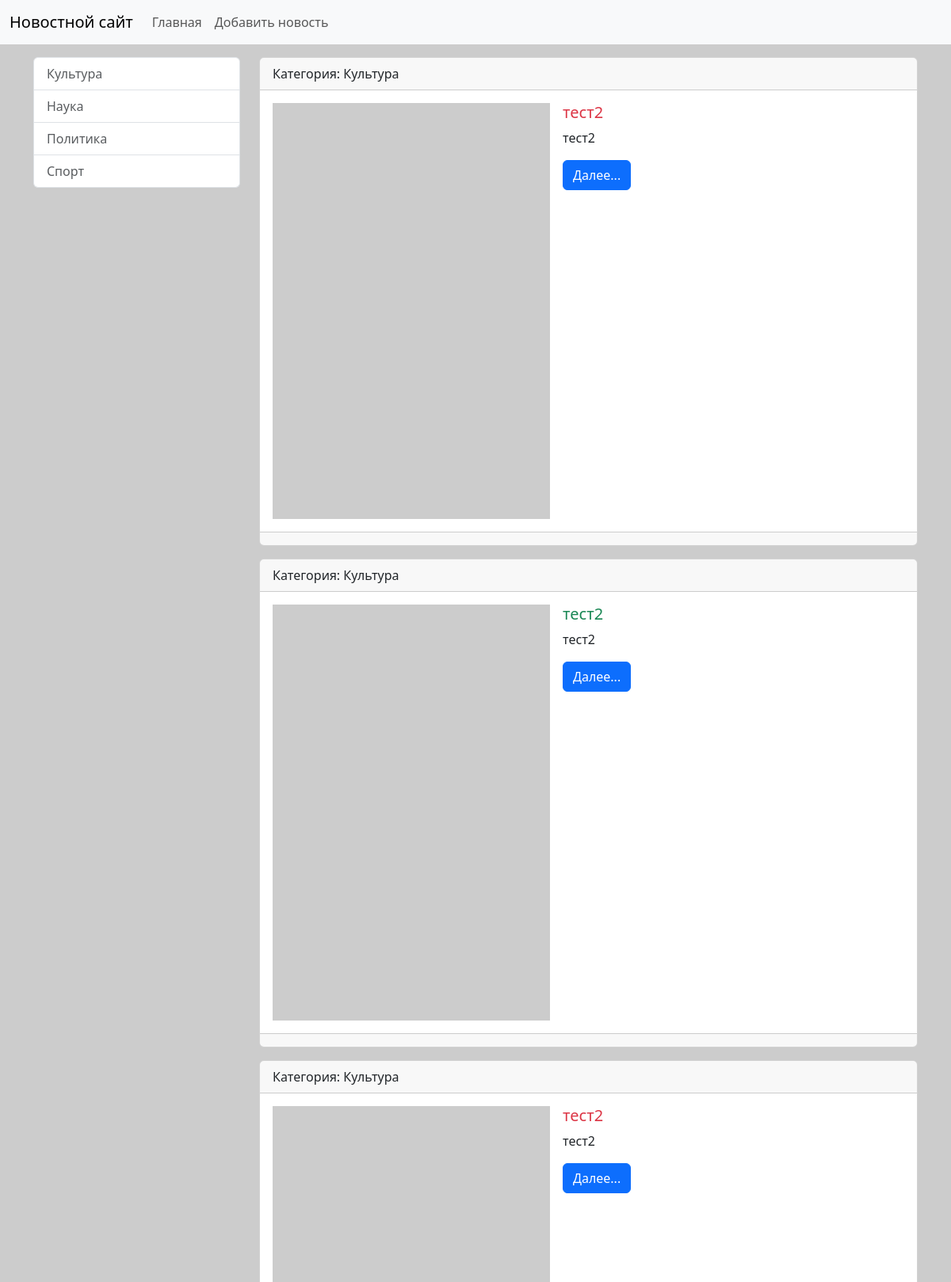
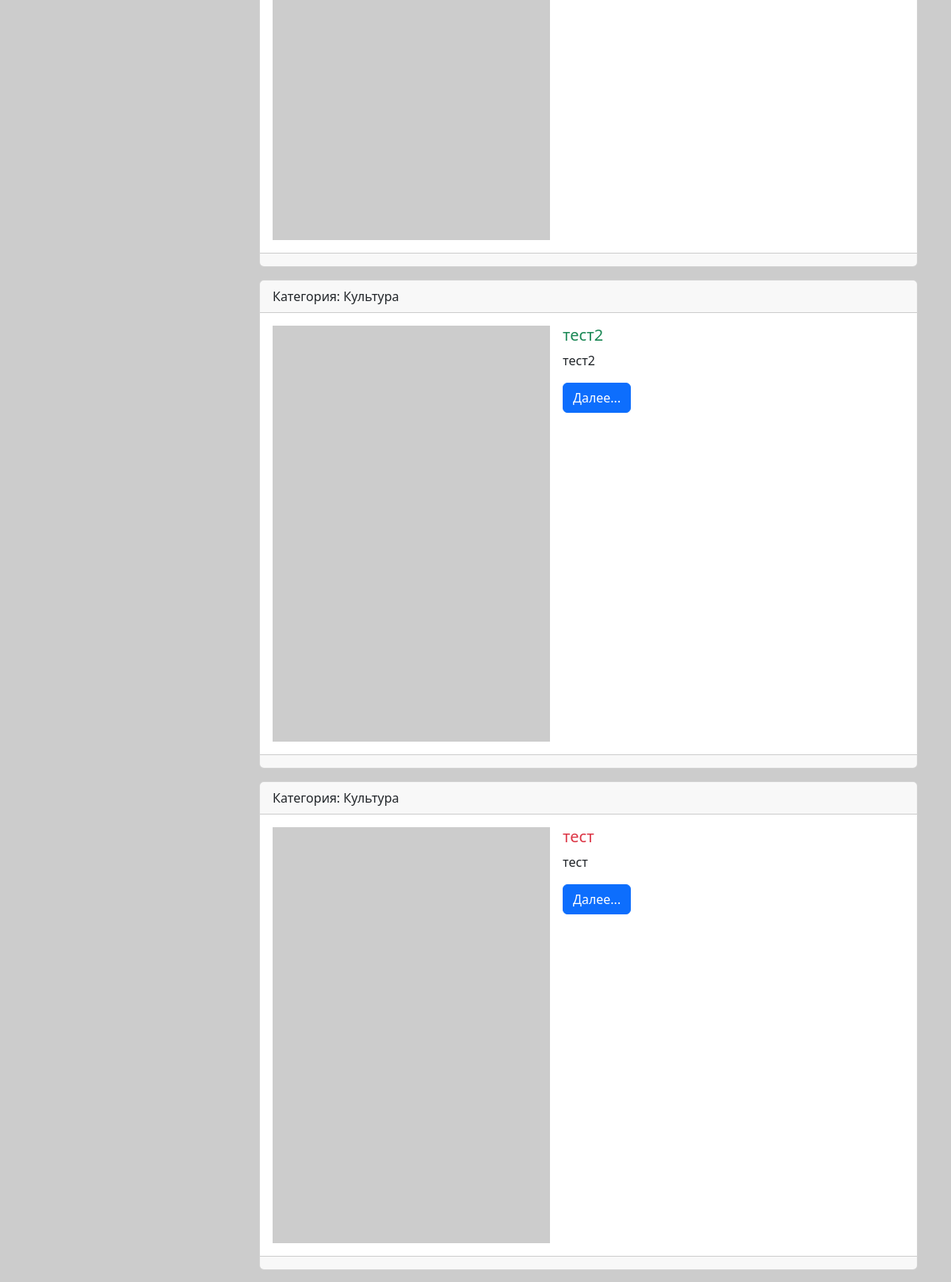
Page /category/1/ (upper part) on the committed database (2 pictures, top to bottom).
### news/models.py (models this page shows, shortened)
class Category(models.Model):
    title = models.CharField(max_length=150, db_index=True, verbose_name = 'Наименование категории') # При наличии db_index поле индексируется и поиск полей в этой таблице / модели становится более быстрым
    def get_absolute_url(self): # Название этого метода должно быть именно таким, чтобы Django мог его распознать и использовать для получения URL-адреса объекта и это договорённость между разработчиками Django. Этот метод возвращает URL-адрес для конкретного объекта модели, который будет использовать. Также django автоматически ищет этот метод и если находит его, то в админ.панели автоматически появляется кнопка "смотреть на сайте", которая ведёт на соответствующую страницу на сайте. При другом названии метода кнопки не будет.
        return reverse('category', kwargs={"category_id": self.pk}) # Главное отличе этой фукнции от template tag в том, что она строит ссылку в python-файлах, а template tag - в html-шаблонах. Здесь мы используем имя маршрута 'category' и передаем параметр category_id, который равен первичному ключу (pk) текущего объекта категории. В результате функция reverse вернет URL-адрес для этой категории, который можно использовать в шаблонах или других частях приложения.
    class Meta:
        verbose_name = 'Категория'
        verbose_name_plural = 'Категории'
        ordering = ('title', )

class News(models.Model):
    title = models.CharField(max_length=150, verbose_name="Наименование")
    content = models.TextField(blank=True, verbose_name="Содержание")
    created_at = models.DateTimeField(auto_now_add=True, verbose_name="Дата создания")
    updated_at = models.DateTimeField(auto_now=True, verbose_name="Дата редактирования")
    photo = models.ImageField(upload_to='photos/%Y/%m/%d', verbose_name="Фото", blank=True)
    is_published = models.BooleanField(default=True, verbose_name="Опубликовано")
    category = models.ForeignKey('Category', on_delete=models.PROTECT, null=True, verbose_name = 'Категория') # Модель можно указать двумя способами: ссылкой на модель (но только в том случае, если эта модель объявлена раньше, перед указанием foreign key в другой модели) или указав имя модели - 'Category'. null=True поставлен из-за того, что category и связь с category были добавлены после того, как в БД уже были добавлены новости без категории.
    class Meta:
        verbose_name = 'Новость'    # Это правильный перевод или наименование единственного числа объекта модели, с которой мы работаем
        verbose_name_plural = 'Новости' # Это правильный перевод или наименование множественного числа объектов модели, с которой мы работаем
        ordering = ['-created_at'] # Это параметр сортировки объектов модели, с которой мы работаем ("-" означает, что в обратном порядке)
    def get_absolute_url(self):
        return reverse('view_news', kwargs={"news_id": self.pk})

### news/views.py (the view)
# urls.py: path('category/<int:category_id>/', get_category, name='category'),
def get_category(request, category_id):
    news = News.objects.filter(category_id=category_id)
    category = Category.objects.get(pk=category_id)
    return render(request, 'news/category.html', { 'news': news, 'category': category})

### news/templatetags/news_tags.py (called while the page is built)
@register.inclusion_tag('news/list_categories.html')
def show_categories():    # Можно передавать дополнительные параметры (def show_categories(arg1='Hello', arg2='World')
    categories = Category.objects.all()
    return {"categories": categories}   # При передачи доп. параметров в функцию return должен выглядеть с из возвратом, чтобы увидеть их значения return {"categories": categories, "arg1": arg1, "arg2": arg2}

### news/templates/news/category.html (shortened to what this page needs)
{% extends 'base.html' %}
{% block sidebar %}
{% include 'include/_sidebar.html' %}
{% endblock %}
{% block content %}
{% for item_news in news %}
<div class="card mb-3">
    <div class="card-header">
        Категория: {{ item_news.category.title }}
    </div>
    <div class="card-body">
        <div class="d-flex align-items-start" style="min-height: 300px;">
            {% if item_news.photo %}
                <img src="{{ item_news.photo.url }}" alt="" width="350" class="flex-shrink-0 me-3">
            {% else %}
                <img src="https://picsum.photos/seed/picsum/200/300" alt="" width="350" class="flex-shrink-0 me-3">
            {% endif %}
            <div class="flex-grow-1">
                <div class="media-body">
                    <h5 class="card-title {% cycle 'text-danger' 'text-success' %}">{{ item_news.title }}</h5>
                    <p class="card-text">{{ item_news.content|truncatewords:50 }}</p>
                    <a href="{{ item_news.get_absolute_url }}" class="btn btn-primary">Далее...</a>
                </div>
            </div>
        </div>
    </div>
    <div class="card-footer text-body-secondary">
    </div>
</div>
{% empty %}
    Больше новостей нет.
{% endfor %}
{% endblock  %}

### news/templates/news/list_categories.html
<div class="list-group">
  {% for item_category in categories %}
    <a href="{{ item_category.get_absolute_url }}" class="list-group-item list-group-item-action" aria-current="true" >{{ item_category.title }}</a >
  {% empty %}
    <p class="text-muted">Категорий нет.</p>
  {% endfor %}
</div>

### education/static/css/style.css (style rules this page uses)
body { background-color: #ccc; }

### rows in the picture
Category: title "Культура"
Category: title "Наука"
Category: title "Политика"
Category: title "Спорт"
News: category "Культура", title "тест2", content "тест2"
News: category "Культура", title "тест2", content "тест2"
News: category "Культура", title "тест2", content "тест2"
News: category "Культура", title "тест2", content "тест2"
News: category "Культура", title "тест", content "тест"
